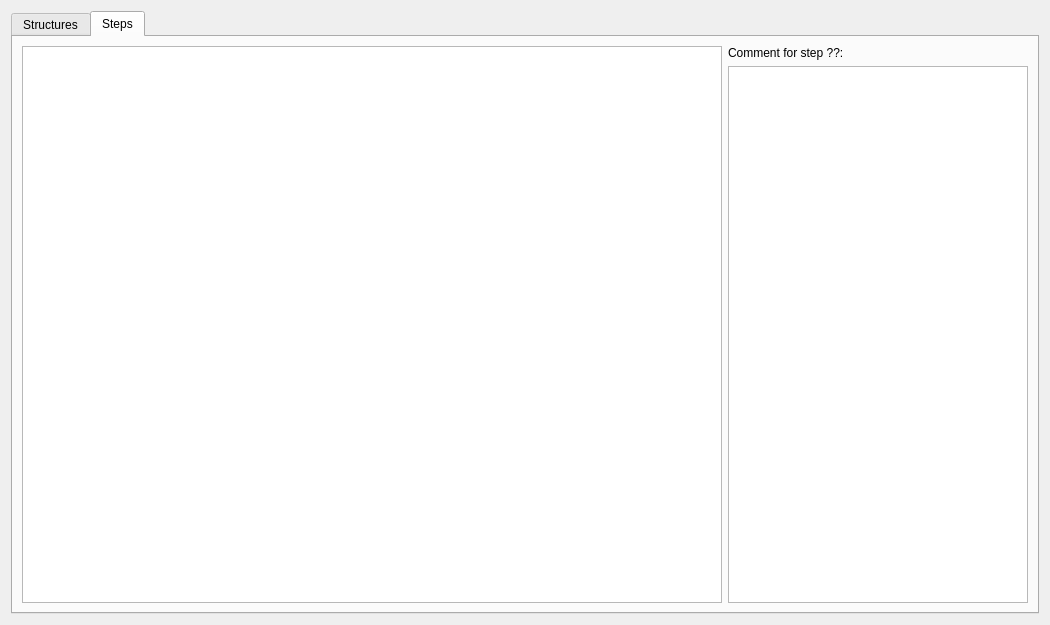
<?xml version="1.0" encoding="UTF-8"?>
<ui version="4.0">
 <class>RunResultViewer</class>
 <widget class="QDialog" name="RunResultViewer">
  <property name="geometry">
   <rect>
    <x>0</x>
    <y>0</y>
    <width>1050</width>
    <height>625</height>
   </rect>
  </property>
  <property name="windowTitle">
   <string>Test details</string>
  </property>
  <layout class="QGridLayout" name="gridLayout">
   <item row="0" column="0">
    <widget class="QTabWidget" name="tabWidget">
     <property name="currentIndex">
      <number>1</number>
     </property>
     <widget class="QWidget" name="tab">
      <attribute name="title">
       <string>Structures</string>
      </attribute>
      <layout class="QGridLayout" name="gridLayout_2">
       <item row="0" column="0">
        <widget class="QTableView" name="tableViewStructures">
         <property name="editTriggers">
          <set>QAbstractItemView::NoEditTriggers</set>
         </property>
         <property name="selectionMode">
          <enum>QAbstractItemView::SingleSelection</enum>
         </property>
         <property name="selectionBehavior">
          <enum>QAbstractItemView::SelectRows</enum>
         </property>
         <attribute name="horizontalHeaderDefaultSectionSize">
          <number>140</number>
         </attribute>
        </widget>
       </item>
      </layout>
     </widget>
     <widget class="QWidget" name="tab_2">
      <attribute name="title">
       <string>Steps</string>
      </attribute>
      <layout class="QGridLayout" name="gridLayout_3">
       <item row="0" column="0" rowspan="2">
        <widget class="ExtendedTableView" name="tableViewSteps">
         <property name="editTriggers">
          <set>QAbstractItemView::NoEditTriggers</set>
         </property>
         <property name="selectionMode">
          <enum>QAbstractItemView::SingleSelection</enum>
         </property>
         <property name="selectionBehavior">
          <enum>QAbstractItemView::SelectRows</enum>
         </property>
         <attribute name="horizontalHeaderDefaultSectionSize">
          <number>140</number>
         </attribute>
        </widget>
       </item>
       <item row="0" column="1">
        <widget class="QLabel" name="labelComment">
         <property name="styleSheet">
          <string notr="true">font: 10pt &quot;MS Shell Dlg 2&quot;;</string>
         </property>
         <property name="text">
          <string>Comment for step ??:</string>
         </property>
        </widget>
       </item>
       <item row="1" column="1">
        <widget class="QTextBrowser" name="textBrowserStepComment">
         <property name="maximumSize">
          <size>
           <width>300</width>
           <height>16777215</height>
          </size>
         </property>
        </widget>
       </item>
      </layout>
     </widget>
    </widget>
   </item>
  </layout>
 </widget>
 <customwidgets>
  <customwidget>
   <class>ExtendedTableView</class>
   <extends>QTableView</extends>
   <header>extendedwidgets/extendedtableview.h</header>
  </customwidget>
 </customwidgets>
 <resources/>
 <connections/>
</ui>
